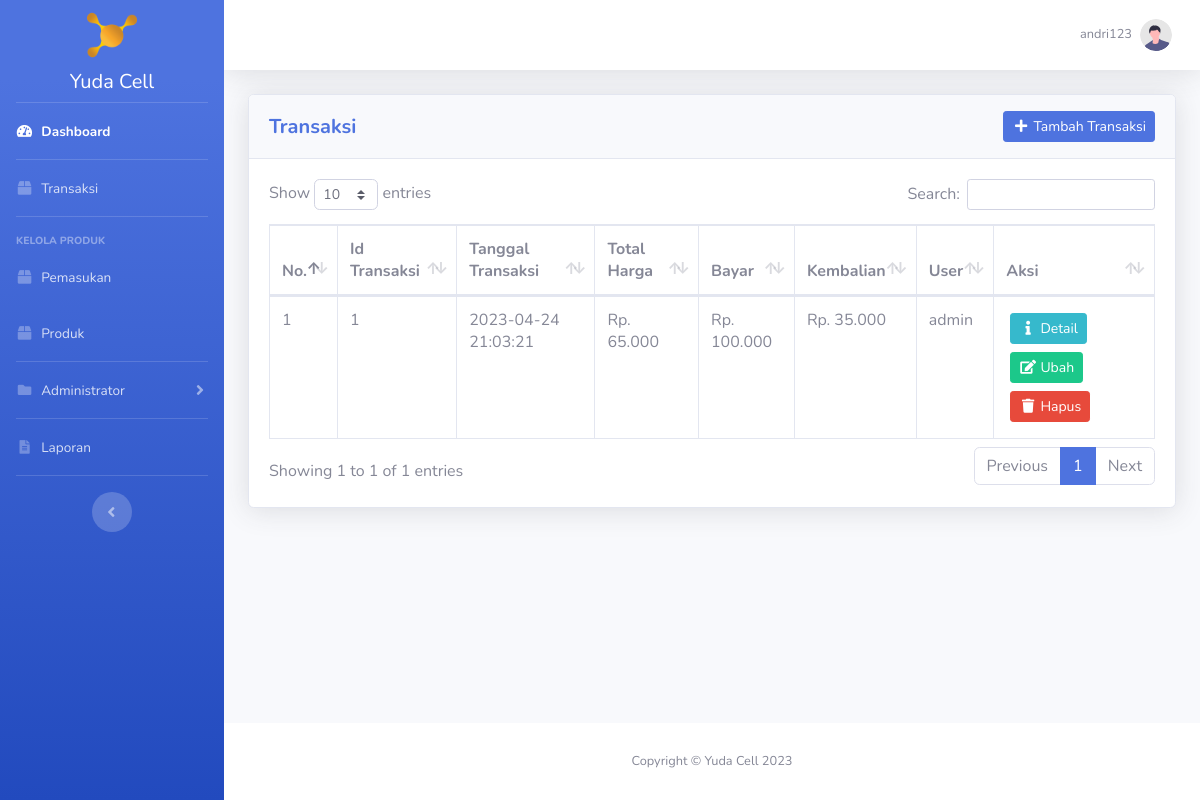
The page /transaksi/index.php (signed in) on the database its author committed.
### tables this page shows
CREATE TABLE `user` (
  `id_user` int(11) NOT NULL,
  `username` varchar(20) NOT NULL,
  `password` varchar(300) NOT NULL,
  `hak_akses` enum('administrator','operator') NOT NULL,
  `nama_lengkap` varchar(50) NOT NULL,
  `no_telp_user` varchar(20) NOT NULL
);

CREATE TABLE `transaksi` (
  `id_transaksi` int(11) NOT NULL,
  `tanggal_transaksi` datetime NOT NULL,
  `total_harga` int(11) DEFAULT NULL,
  `bayar` int(11) DEFAULT NULL,
  `kembalian` int(11) DEFAULT NULL,
  `id_user` int(11) NOT NULL
);

### transaksi/index.php (the view, shortened to what this page needs)
<?php
require_once '../koneksi.php';
$transaksi = mysqli_query($koneksi, "SELECT * FROM transaksi INNER JOIN user ON transaksi.id_user = user.id_user ORDER BY tanggal_transaksi DESC");
$id_user = htmlspecialchars($_SESSION['id_user']);
$data_profile = mysqli_fetch_assoc(mysqli_query($koneksi, "SELECT * FROM user WHERE id_user = '$id_user'"));
?>
<!DOCTYPE html>
<html lang="en">
<head>
    <?php include_once '../include/head.php'; ?>
</head>
<body id="page-top">
    <div id="wrapper">
        <?php include_once '../include/sidebar.php'; ?>
        <div id="content-wrapper" class="d-flex flex-column">
            <div id="content">
                <?php include_once '../include/topbar.php'; ?>
                <div class="container-fluid">
                    <div class="card shadow mb-4">
                        <div class="card-header py-3">
                            <div class="row">
                                <div class="col head-left">
                                    <h5 class="my-auto font-weight-bold text-primary">Transaksi</h5>
                                </div>
                                <div class="col head-right">
                                    <a href="<?= BASE_URL; ?>transaksi/tambah_transaksi.php" class="btn btn-sm btn-primary"><i class="fas fa-fw fa-plus"></i> Tambah Transaksi</a>
                                </div>
                            </div>
                        </div>
                        <div class="card-body">
                            <div class="table-responsive">
                                <table class="table table-bordered" id="dataTable" width="100%" cellspacing="0">
									<thead>
										<tr>
											<th>No.</th>
											<th>Id Transaksi</th>
											<th>Tanggal Transaksi</th>
											<th>Total Harga</th>
											<th>Bayar</th>
											<th>Kembalian</th>
											<th>User</th>
											<th>Aksi</th>
										</tr>
									</thead>
									<tbody>
										<?php $i = 1; ?>
										<?php foreach ($transaksi as $dt): ?>
											<tr>
												<td><?= $i++; ?></td>
												<td><?= $dt['id_transaksi']; ?></td>
												<td><?= $dt['tanggal_transaksi']; ?></td>
												<td>Rp. <?= str_replace(",", ".", number_format($dt['total_harga'])); ?></td>
												<td>Rp. <?= str_replace(",", ".", number_format($dt['bayar'])); ?></td>
												<td>Rp. <?= str_replace(",", ".", number_format($dt['kembalian'])); ?></td>
												<td><?= $dt['username']; ?></td>
												<td>
                                                    <?php if ($dt['bayar'] == 0): ?>
                                                        <a class="btn btn-sm btn-info m-1" href="<?= BASE_URL; ?>transaksi/detail_transaksi.php?id_transaksi=<?= $dt['id_transaksi']; ?>"><i class="fas fa-fw fa-exclamation"></i> Bayar</a>
                                                    <?php else: ?>
                                                        <a class="btn btn-sm btn-info m-1" href="<?= BASE_URL; ?>transaksi/detail_transaksi.php?id_transaksi=<?= $dt['id_transaksi']; ?>"><i class="fas fa-fw fa-info"></i> Detail</a>
                                                    <?php endif ?>
													<a class="btn btn-sm btn-success m-1" href="<?= BASE_URL; ?>transaksi/ubah_transaksi.php?id_transaksi=<?= $dt['id_transaksi']; ?>"><i class="fas fa-fw fa-edit"></i> Ubah</a>
													<a class="btn btn-sm btn-danger m-1 btn-delete" data-nama="Transaksi dengan ID Transaksi <?= $dt['id_transaksi']; ?> akan terhapus!" href="hapus_transaksi.php?id_transaksi=<?= $dt['id_transaksi']; ?>"><i class="fas fa-fw fa-trash"></i> Hapus</a>
												</td>
											</tr>
										<?php endforeach ?>
									</tbody>
								</table>
							</div>
                        </div>
                    </div>
				</div>
            </div>
            <?php include_once '../include/footer.php'; ?>
        </div>
    </div>
</body>
</html>

### include/topbar.php (shortened to what this page needs)
<nav class="navbar navbar-expand navbar-light bg-white topbar mb-4 static-top shadow">
    <ul class="navbar-nav ml-auto">
        <li class="nav-item dropdown no-arrow">
            <a class="nav-link dropdown-toggle" href="#" id="userDropdown" role="button"
                data-toggle="dropdown" aria-haspopup="true" aria-expanded="false">
                <span class="mr-2 d-none d-lg-inline text-gray-600 small"><?= $data_profile['username']; ?></span>
                <img class="img-profile rounded-circle"
                    src="<?= BASE_URL; ?>img/undraw_profile.svg">
            </a>
        </li>
    </ul>
</nav>

### css/yuda_cell.css (style rules this page uses)
html { scroll-behavior: smooth; }
.head-left { text-align: left; margin-top: auto; margin-bottom: auto; }
.head-right { text-align: right; margin-top: auto; margin-bottom: auto; }

### rows shown on the page
user: username "andri123"
transaksi: id_transaksi "1", tanggal_transaksi "2023-04-24 21:03:21", total_harga "65.000", bayar "100.000", kembalian "35.000", id_user.username "admin"
